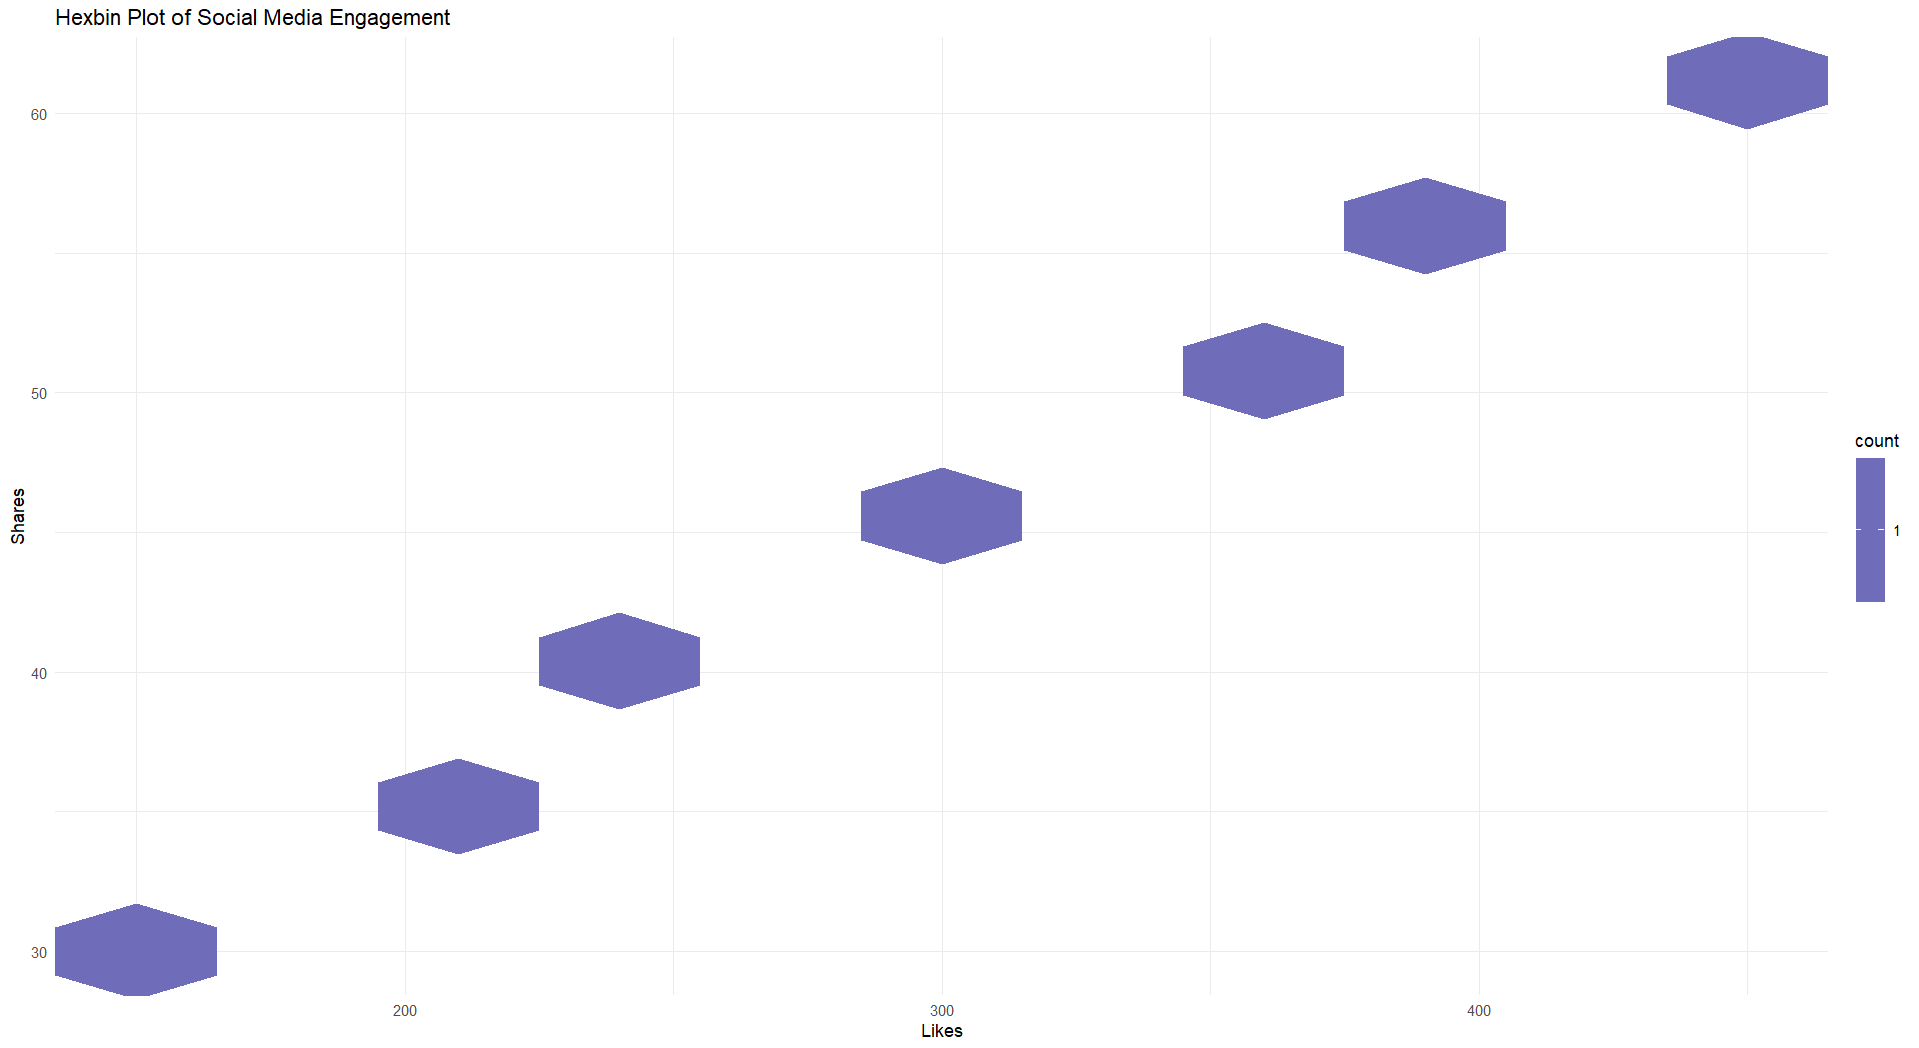

Write the R code that produced this figure.
library(ggplot2)
library(hexbin)
data <- data.frame(
  Date = as.Date(c('2023-01-01', '2023-01-02', '2023-01-03', 
                   '2023-01-04', '2023-01-05', '2023-01-06', '2023-01-07')),
  Likes = c(150, 200, 250, 300, 350, 400, 450),
  Comments = c(20, 25, 30, 35, 40, 45, 50),
  Shares = c(30, 35, 40, 45, 50, 55, 60)
)
ggplot(data, aes(x = Likes, y = Shares)) +
  geom_hex(bins = 10) +
  scale_fill_gradient(low = "lightblue", high = "darkblue") +
  labs(title = "Hexbin Plot of Social Media Engagement",
       x = "Likes",
       y = "Shares") +
  theme_minimal()
